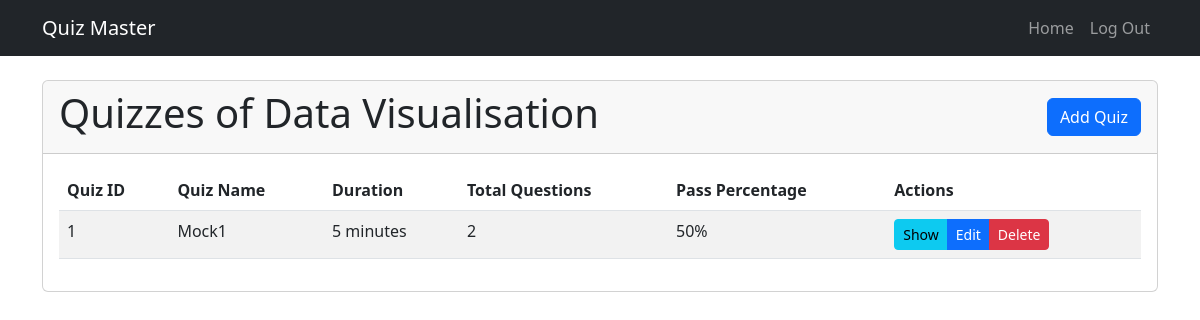
/admin/subject/1/chapter/1/ (signed in), run on the app's committed database.
### model.py (models this page shows)
class Chapter(db.Model):
    __tablename__='chapter'
    id=db.Column(db.Integer,primary_key=True,autoincrement=True)
    subject_id = db.Column(db.Integer, db.ForeignKey('subject.id'), nullable=False)
    name = db.Column(db.String, unique=True, nullable=False)
    description=db.Column(db.String)
    additional_details=db.Column(db.String)
    subject = db.relationship('Subject', backref=db.backref('chapters', cascade="all, delete-orphan"))
    quizzes = db.relationship('Quiz', backref='chapter', cascade="all, delete-orphan")

class Quiz(db.Model):
    __tablename__='quiz'
    id = db.Column(db.Integer, primary_key=True)
    name = db.Column(db.String(100), nullable=False)
    chapter_id = db.Column(db.Integer, db.ForeignKey('chapter.id'), nullable=False)
    total_questions = db.Column(db.Integer, nullable=False)  # Make sure this exists
    duration = db.Column(db.Integer, nullable=False)
    pass_percentage = db.Column(db.Integer, nullable=False)
    description = db.Column(db.Text, nullable=True)
    subject_id = db.Column(db.Integer, db.ForeignKey('subject.id'), nullable=False)
    users = db.relationship('Users', secondary=user_quiz_association, back_populates="quizzes")
    subject = db.relationship('Subject', foreign_keys=[subject_id], backref=db.backref('quizzes', lazy=True))

### app.py (the view)
@app.route('/admin/subject/<int:subject_id>/chapter/<int:chapter_id>/')
@admin_req
def show_chapter(subject_id, chapter_id):
    chapter = Chapter.query.get(chapter_id)
    if not chapter:
        flash('Chapter does not exist')
        return redirect(url_for('show_subject', subject_id=subject_id))
    quizzes = Quiz.query.filter_by(chapter_id=chapter_id).all()
    return render_template('Chapter/show.html', chapter=chapter, subject_id=subject_id, quizzes=quizzes)

### app.py (called while the page is built)
def admin_req(f):
    @wraps(f)
    def inner(*args, **kwargs):
        if 'user_id' not in session or session['user_type'] != 'admin':
            flash('You need admin privileges to access this page', 'danger')
            return redirect(url_for('login'))
        return f(*args, **kwargs)
    return inner

### templates/Chapter/show.html (shortened to what this page needs)
{% extends "dashboard_layout.html" %}
{% block content %}
    <div class="card">
        <div class="card-header d-flex justify-content-between align-items-center">
            <h1>Quizzes of {{chapter.name}}</h1>
            <a href="{{ url_for('add_quiz', subject_id=chapter.subject_id, chapter_id=chapter.id) }}" class="btn btn-primary">Add Quiz</a>
        </div>
        <div class="card-body">
            <table class="table table-striped">
                <thead>
                    <tr>
                        <th>Quiz ID</th>
                        <th>Quiz Name</th>
                        <th>Duration</th>
                        <th>Total Questions</th>
                        <th>Pass Percentage</th>
                        <th>Actions</th>
                    </tr>
                </thead>
                <tbody>
                    {% for quiz in quizzes %}
                    <tr>
                        <td>{{quiz.id}}</td>
                        <td>{{quiz.name}}</td>
                        <td>{{quiz.duration}} minutes</td>
                        <td>{{quiz.total_questions}}</td>
                        <td>{{quiz.pass_percentage}}%</td>
                        <td>
                            <div class="btn-group">
                                <a href="{{url_for('show_quiz', subject_id=subject_id, chapter_id=chapter.id, quiz_id=quiz.id)}}" class="btn btn-sm btn-info">Show</a>
                                <a href="{{url_for('edit_quiz',subject_id=subject_id, chapter_id=chapter.id, quiz_id=quiz.id)}}" class="btn btn-sm btn-primary">Edit</a>
                                <a href="{{url_for('delete_quiz',subject_id=subject_id, chapter_id=chapter.id, quiz_id=quiz.id)}}" class="btn btn-sm btn-danger">Delete</a>
                            </div>
                        </td>
                    </tr>
                    {% endfor %}
                </tbody>
            </table>
        </div>
    </div>
{% endblock %}

### data on the page
Chapter: name "Data Visualisation"
Quiz: id "1", name "Mock1", duration "5", total_questions "2", pass_percentage "50"
